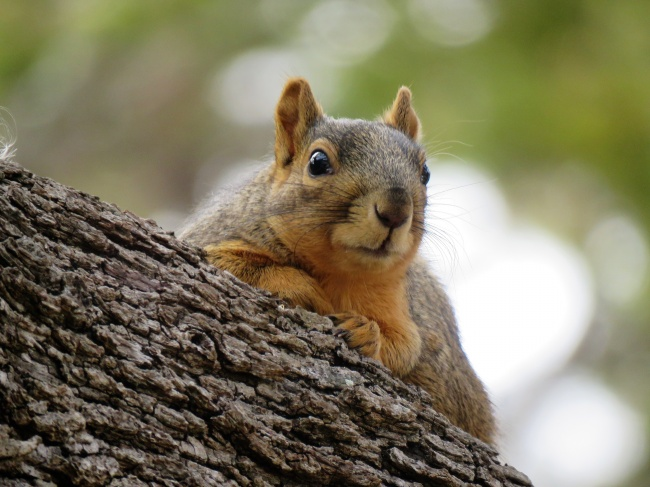
//> input picture Smoothing/Smoothing/squirrel.jpg, 650 x 487 px
$ ./Smoothing   (built with g++ and OpenCV 4)
//> lines starting //> are read from the running program, lines starting //| are printed output that depends on the picture
### Smoothing/Smoothing/stdafx.h
// stdafx.h : 标准系统包含文件的包含文件，
// 或是经常使用但不常更改的
// 特定于项目的包含文件
//

#pragma once

#include "targetver.h"

#include <stdio.h>
#include <tchar.h>


// TODO:  在此处引用程序需要的其他头文件

### Smoothing/Smoothing/Smoothing.cpp
// Smoothing.cpp : 定义控制台应用程序的入口点。
//

#include "stdafx.h"
#include <opencv2\imgproc\imgproc.hpp>
#include <opencv2\highgui\highgui.hpp>
using namespace std;
using namespace cv;

int DELAY_CAPTION = 1500;
int DELAY_BLUR = 100;
int MAX_KERNEL_LENGTH = 31;
Mat src;
Mat dst;
char window_name[] = "Fliter Demo 1";
//申明函数
int display_caption(char * caption);
int display_dst(int delay);
int _tmain(int argc, _TCHAR* argv[])
{
	namedWindow(window_name, CV_WINDOW_AUTOSIZE);
	//载入原始图像
	src = imread("squirrel.jpg", 1);
//> src is the input picture: 487 rows x 650 cols, CV_8UC3; mean B, G, R 96.9, 122.2, 128

	if (display_caption("Original Image") != 0) { return 0; }

	dst = src.clone();
	if (display_dst(DELAY_CAPTION) != 0) { return 0; }

	/// 使用 均值平滑
	if (display_caption("Homogeneous Blur") != 0) { return 0; }

	for (int i = 1; i < MAX_KERNEL_LENGTH; i = i + 2)
	{
		blur(src, dst, Size(i, i), Point(-1, -1));
		if (display_dst(DELAY_BLUR) != 0) { return 0; }
	}
//> this loop made 15 passes
//> pass 3, `blur(src, dst, Size(i, i), Point(-1, -1));`:
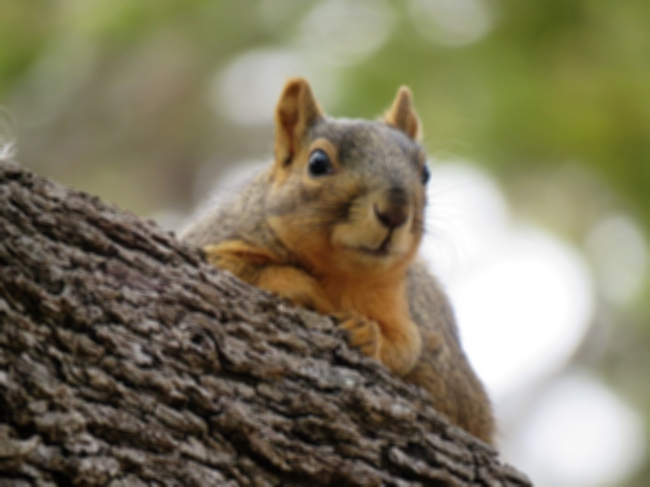
//> dst: 487 rows x 650 cols, CV_8UC3; mean B, G, R 96.9, 122.2, 128
//> after the loop:
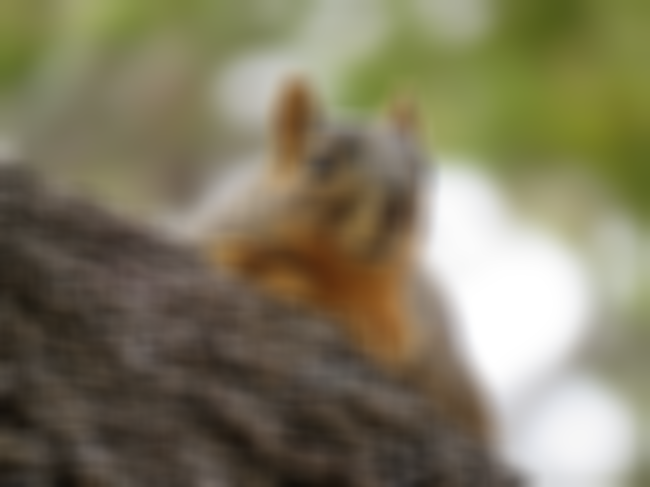
//> dst: 487 rows x 650 cols, CV_8UC3; mean B, G, R 96.9, 122.2, 128

	/// 使用高斯平滑
	if (display_caption("Gaussian Blur") != 0) { return 0; }

	for (int i = 1; i < MAX_KERNEL_LENGTH; i = i + 2)
	{
		GaussianBlur(src, dst, Size(i, i), 0, 0);
		if (display_dst(DELAY_BLUR) != 0) { return 0; }
	}
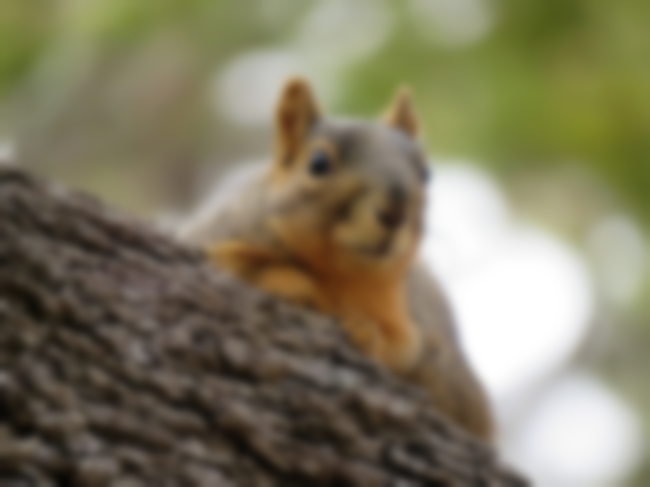
//> dst: 487 rows x 650 cols, CV_8UC3; mean B, G, R 96.9, 122.2, 128

	/// 使用中值平滑
	if (display_caption("Median Blur") != 0) { return 0; }

	for (int i = 1; i < MAX_KERNEL_LENGTH; i = i + 2)
	{
		medianBlur(src, dst, i);
		if (display_dst(DELAY_BLUR) != 0) { return 0; }
	}
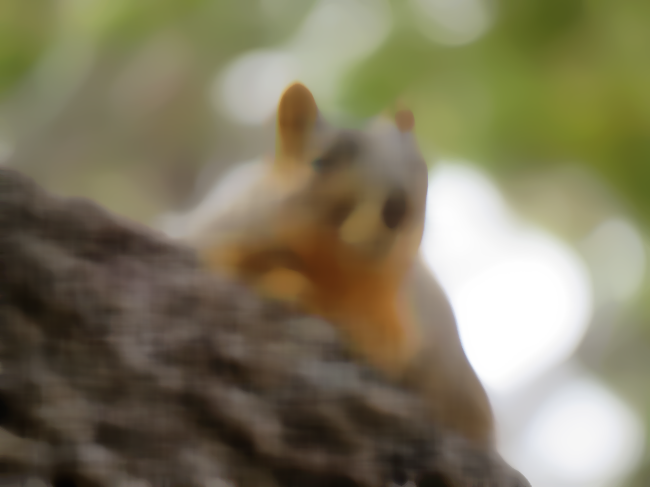
//> dst: 487 rows x 650 cols, CV_8UC3; mean B, G, R 95.2, 121.4, 127.7

	/// 使用双边平滑
	if (display_caption("Bilateral Blur") != 0) { return 0; }

	for (int i = 1; i < MAX_KERNEL_LENGTH; i = i + 2)
	{
		bilateralFilter(src, dst, i, i * 2, i / 2);
		if (display_dst(DELAY_BLUR) != 0) { return 0; }
	}

	/// 等待用户输入
	display_caption("End: Press a key!");

	waitKey(0);
	return 0;
}

int display_caption(char* caption)
{
	dst = Mat::zeros(src.size(), src.type());
	putText(dst, caption,
		Point(src.cols / 4, src.rows / 2),
		CV_FONT_HERSHEY_COMPLEX, 1, Scalar(255, 255, 255));

	imshow(window_name, dst);
	int c = waitKey(DELAY_CAPTION);
	if (c >= 0) { return -1; }
	return 0;
}

int display_dst(int delay)
{
	imshow(window_name, dst);
	int c = waitKey(delay);
	if (c >= 0) { return -1; }
	return 0;
}
